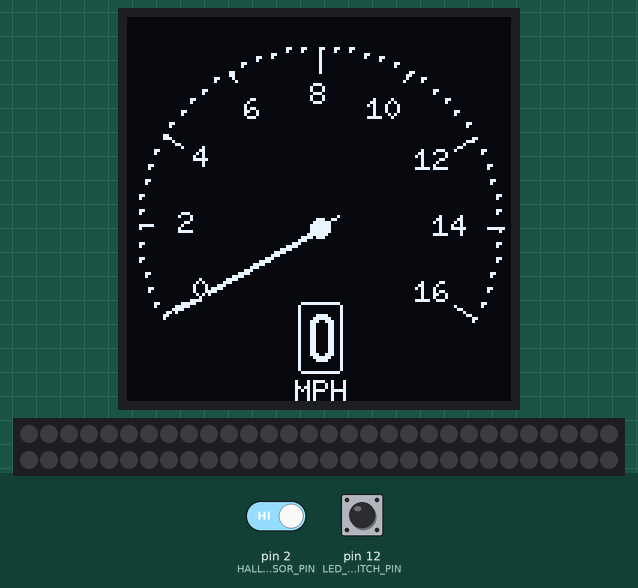
A sketch run on a simulated Arduino Uno, built with avr-gcc and run on an emulated ATmega328P. On the bench: 128×128 one-colour display, 60 RGB LEDs in strip order, left to right, continuing on the next row. The inputs (shaded band) are chosen by the test bench; at power-on: pin 12 (LED_SWITCH_PIN) HIGH, pin 2 (HALL_SENSOR_PIN) HIGH. Dim RGB values are drawn brighter than linear; what the sketch prints to the serial monitor is not drawn.

Above: at 1.7 s.
1.8 s: pin 12 (LED_SWITCH_PIN) pulled LOW for 1.1 s
At 3.3 s:
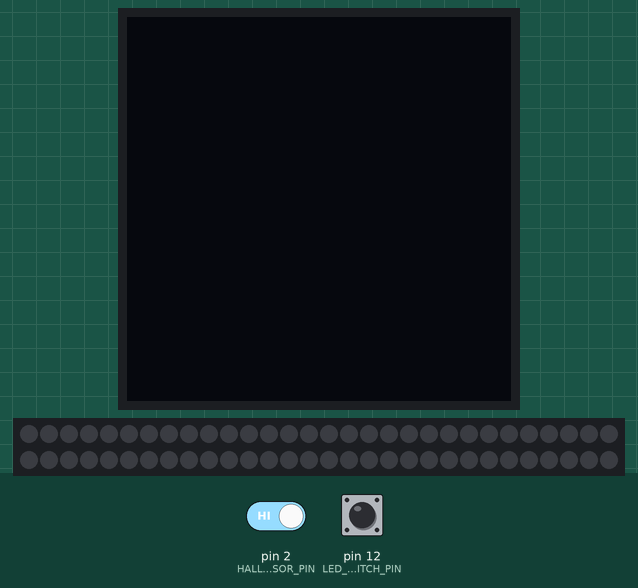
4.4 s: pin 12 (LED_SWITCH_PIN) pulled LOW for 1.1 s
At 5.35 s:
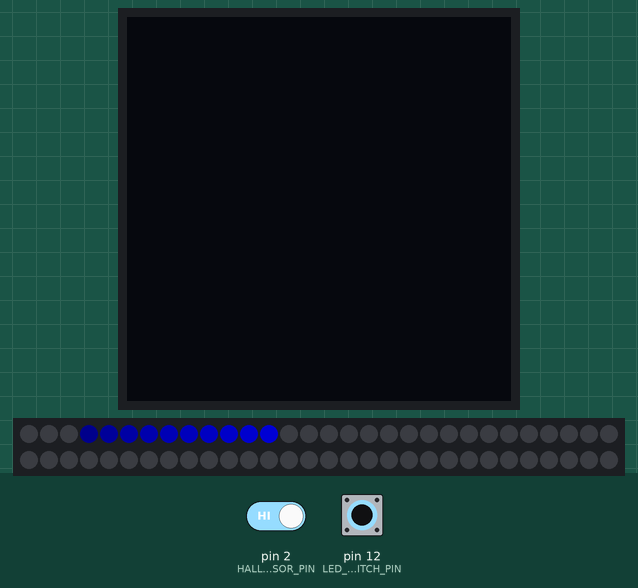
7.0 s: pin 12 (LED_SWITCH_PIN) pulled LOW for 3.2 s
At 7.94 s:
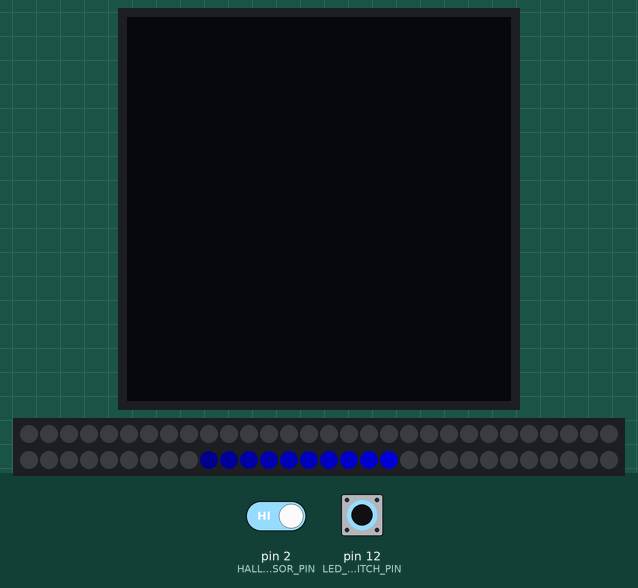
Timing chart, 0 to 10.0 s (numbered marks = the images above; inputs shaded):
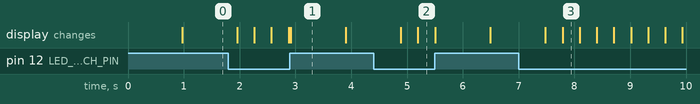

The sketch:

oled_speedometer.ino
```cpp
#include <SPI.h>
#include <U8g2lib.h>
#include <math.h>
#include <Adafruit_NeoPixel.h>

#ifdef __AVR__
#include <avr/power.h>  // Required for 16 MHz Adafruit Trinket
#endif

// Display setup - adjust pins as needed
#define OLED_CS 10
#define OLED_DC 7
#define OLED_RESET 8

U8G2_SSD1327_MIDAS_128X128_1_4W_HW_SPI u8g2(U8G2_R0, OLED_CS, OLED_DC, OLED_RESET);

// NeoPixels
#define LED_SWITCH_PIN 12
#define LED_DATA_PIN 5
#define LED_COUNT 60  // How many NeoPixels are attached to the Arduino?

// Declare our NeoPixel strip object:
Adafruit_NeoPixel strip(LED_COUNT, LED_DATA_PIN, NEO_GRB + NEO_KHZ800);

// Speedometer parameters
#define SPEEDO_CENTER_X 64
#define SPEEDO_CENTER_Y 70
#define SPEEDO_RADIUS 60
#define MAX_SPEED 16

// Hall sensor setup
#define HALL_SENSOR_PIN 2  // Use interrupt pin (pin 2 or 3 on most Arduinos)

// Speed calculation parameters
#define WHEEL_CIRCUMFERENCE_MM 798.0  // Adjust for your scooter wheel (10" wheel ≈ 798mm circumference)
#define MAGNETS_PER_REVOLUTION 2      // Number of magnets on the wheel
#define MIN_PULSE_INTERVAL 50         // Minimum ms between pulses to avoid bouncing

// Speed measurement variables
volatile unsigned long lastPulseTime = 0;
volatile unsigned long pulseInterval = 0;
volatile bool newPulseReceived = false;

float currentSpeedMph = 0.0;
unsigned long lastSpeedUpdate = 0;
unsigned long speedTimeout = 3000;  // Reset speed to 0 if no pulse for 3 seconds

bool currentLightsSwitchState = false;

void setup() {
  Serial.begin(9600);

  pinMode(LED_SWITCH_PIN, INPUT_PULLUP);
  currentLightsSwitchState = isLightsSwitchOn();

  // Setup hall sensor interrupt
  pinMode(HALL_SENSOR_PIN, INPUT_PULLUP);
  attachInterrupt(digitalPinToInterrupt(HALL_SENSOR_PIN), hallSensorISR, FALLING);

  u8g2.begin();

#if defined(__AVR_ATtiny85__) && (F_CPU == 16000000)
  clock_prescale_set(clock_div_1);
#endif
  strip.begin();             // INITIALIZE NeoPixel strip object (REQUIRED)
  strip.show();              // Turn OFF all pixels ASAP
  strip.setBrightness(128);  // Set BRIGHTNESS to about 50% (max = 255)

  Serial.println("Scooter Speedometer Ready");
}

void loop() {
  // Update speed calculation
  updateSpeed();

  bool mostRecentLightsSwitchState = isLightsSwitchOn();

  if (mostRecentLightsSwitchState != currentLightsSwitchState) {
    clearStrip();
    clearDisplay();
  }

  currentLightsSwitchState = mostRecentLightsSwitchState;

  if (currentLightsSwitchState) {
    runningLights(currentSpeedMph, 10, 2);
    delay(30);
  } else {
    drawClassicSpeedometer((int)currentSpeedMph);
  }

  // delay(50);  // Update display ~20 times per second
  // colorWipe(valueToColor(currentSpeedMph), 10);  // Red
  // colorWipe(strip.Color(  0, 255,   0), 50); // Green
  // colorWipe(strip.Color(  0,   0, 255), 50); // Blue
  // strip.clear();               //   Set all pixels in RAM to 0 (off)
  // theaterChase(strip.Color(255, 0, 0), 30);

  // currentSpeedMph++;
  // if (currentSpeedMph > 16) currentSpeedMph = 1;
}

/**
 * Update speed calculation based on hall sensor pulses
 */
void updateSpeed() {
  // Check if we received a new pulse
  if (newPulseReceived) {
    newPulseReceived = false;
    lastSpeedUpdate = millis();

    // Calculate speed
    // Speed = (wheel circumference / magnets per rev) / time interval
    // Convert from inches per millisecond to miles per hour
    if (pulseInterval > 0) {
      float distancePerPulseMm = WHEEL_CIRCUMFERENCE_MM / MAGNETS_PER_REVOLUTION;
      float mmPerMs = distancePerPulseMm / pulseInterval;
      float mmPerHour = mmPerMs * 3600000.0;    // ms to hours conversion (1000ms * 3600s)
      currentSpeedMph = mmPerHour / 1609344.0;  // mm to miles conversion (1 mile = 1,609,344 mm)

      // Apply smoothing filter to reduce jitter
      static float filteredSpeed = 0;
      filteredSpeed = (filteredSpeed * 0.7) + (currentSpeedMph * 0.3);
      currentSpeedMph = filteredSpeed;

      // Limit maximum displayed speed for safety
      if (currentSpeedMph > MAX_SPEED) {
        currentSpeedMph = MAX_SPEED;
      }
    }
  }

  // Reset speed to 0 if no pulse received for timeout period
  if (millis() - lastSpeedUpdate > speedTimeout) {
    currentSpeedMph = 0.0;
  }
}

bool isLightsSwitchOn() {
  return digitalRead(LED_SWITCH_PIN) == LOW;
}

void clearDisplay() {
  u8g2.firstPage();
  do {
    // do nothing
  } while (u8g2.nextPage());
}

void clearStrip() {
  strip.clear();
  strip.show();
}

uint32_t valueToColor(float value) {
  const float deltaVal = 2.0f;
  const float minVal = 0 + deltaVal;
  const float maxVal = MAX_SPEED - deltaVal;

  // Clamp
  if (value <= minVal) {
    return strip.Color(0, 0, 255);  // Blue
  }
  if (value >= maxVal) {
    return strip.Color(255, 0, 0);  // Red
  }

  // Normalize [0,1]
  float t = (value - minVal) / (maxVal - minVal);

  // Hue interpolation (240°=blue → 0°=red)
  float hue = (1.0f - t) * 240.0f;
  float saturation = 1.0f;
  float v = 1.0f;

  float c = v * saturation;
  float x = c * (1 - fabs(fmod(hue / 60.0f, 2) - 1));
  float m = v - c;

  float r1, g1, b1;
  if (hue < 60) {
    r1 = c;
    g1 = x;
    b1 = 0;
  } else if (hue < 120) {
    r1 = x;
    g1 = c;
    b1 = 0;
  } else if (hue < 180) {
    r1 = 0;
    g1 = c;
    b1 = x;
  } else if (hue < 240) {
    r1 = 0;
    g1 = x;
    b1 = c;
  } else {
    r1 = c;
    g1 = 0;
    b1 = x;
  }

  int r = (int)((r1 + m) * 255);
  int g = (int)((g1 + m) * 255);
  int b = (int)((b1 + m) * 255);

  return strip.Color(r, g, b);
}

void runningLights(float value, int tailLength, int speed) {
  static int head = 0;
  uint32_t baseColor = valueToColor(value);

  uint8_t rBase = (baseColor >> 16) & 0xFF;
  uint8_t gBase = (baseColor >> 8) & 0xFF;
  uint8_t bBase = (baseColor)&0xFF;

  strip.clear();

  for (int i = 0; i < tailLength; i++) {
    int pos = (head - i + 60) % 60;

    float fade = 1.0f - (float)i / tailLength;
    uint8_t r = (uint8_t)(rBase * fade);
    uint8_t g = (uint8_t)(gBase * fade);
    uint8_t b = (uint8_t)(bBase * fade);

    strip.setPixelColor(pos, strip.Color(r, g, b));
  }

  strip.show();

  // Move the comet by more than 1 pixel per frame
  head = (head + speed) % 60;
}


/**
 * Interrupt Service Routine for hall sensor
 */
void hallSensorISR() {
  unsigned long currentTime = millis();

  // Debounce - ignore pulses that are too close together
  if (currentTime - lastPulseTime > MIN_PULSE_INTERVAL) {
    pulseInterval = currentTime - lastPulseTime;
    lastPulseTime = currentTime;
    newPulseReceived = true;
  }
}

/**
 * Main function to draw the complete speedometer
 */
void drawClassicSpeedometer(int speed) {
  u8g2.firstPage();

  do {
    // Draw the outer circle/arc
    drawSpeedometerArc();

    // Draw tick marks and numbers
    drawSpeedometerTicks();

    // // Draw the needle pointing to current speed
    drawSpeedometerNeedle(speed);

    // // Draw center dot
    u8g2.drawDisc(SPEEDO_CENTER_X, SPEEDO_CENTER_Y, 3);

    // // Draw digital readout
    drawSpeedNumber(speed);
  } while (u8g2.nextPage());
}

/**
 * Draw the outer arc of the speedometer
 * Classic design uses roughly 240 degrees (from 7:30 to 4:30 on a clock)
 */
void drawSpeedometerArc() {
  // Draw main arc - we'll draw it as segments
  for (int angle = 150; angle <= 390; angle += 5) {
    float radian = angle * PI / 180.0;
    int x = SPEEDO_CENTER_X + cos(radian) * SPEEDO_RADIUS;
    int y = SPEEDO_CENTER_Y + sin(radian) * SPEEDO_RADIUS;
    u8g2.drawPixel(x, y);

    // Make it thicker
    u8g2.drawPixel(x + 1, y);
    u8g2.drawPixel(x, y + 1);
  }
}

/**
 * Draw tick marks and speed numbers
 */
void drawSpeedometerTicks() {
  u8g2.setFont(u8g2_font_6x10_tr);

  for (int speed = 0; speed <= MAX_SPEED; speed += 2) {
    // Calculate angle for this speed (150° to 390° span)
    float angle = 150 + (speed * 240.0 / MAX_SPEED);
    float radian = angle * PI / 180.0;

    // Determine tick length (longer for major marks)
    int tickLength = (speed % 4 == 0) ? 8 : 4;

    // Outer point of tick
    int x1 = SPEEDO_CENTER_X + cos(radian) * SPEEDO_RADIUS;
    int y1 = SPEEDO_CENTER_Y + sin(radian) * SPEEDO_RADIUS;

    // Inner point of tick
    int x2 = SPEEDO_CENTER_X + cos(radian) * (SPEEDO_RADIUS - tickLength);
    int y2 = SPEEDO_CENTER_Y + sin(radian) * (SPEEDO_RADIUS - tickLength);

    // Draw the tick mark
    u8g2.drawLine(x1, y1, x2, y2);

    // Draw numbers for major ticks (every 2)
    if (speed % 2 == 0) {
      int textX = SPEEDO_CENTER_X + cos(radian) * (SPEEDO_RADIUS - 16);
      int textY = SPEEDO_CENTER_Y + sin(radian) * (SPEEDO_RADIUS - 16);

      char speedText[4];
      sprintf(speedText, "%d", speed);

      // Center the text roughly
      textX -= strlen(speedText) * 3;
      textY += 3;

      u8g2.drawStr(textX, textY, speedText);
    }
  }
}

/**
 * Draw the speedometer needle
 */
void drawSpeedometerNeedle(int speed) {
  // Calculate needle angle
  float angle = 150 + (speed * 240.0 / MAX_SPEED);
  float radian = angle * PI / 180.0;

  // Needle tip coordinates
  int tipX = SPEEDO_CENTER_X + cos(radian) * (SPEEDO_RADIUS - 5);
  int tipY = SPEEDO_CENTER_Y + sin(radian) * (SPEEDO_RADIUS - 5);

  // Draw main needle line
  u8g2.drawLine(SPEEDO_CENTER_X, SPEEDO_CENTER_Y, tipX, tipY);

  // Draw needle with some thickness
  u8g2.drawLine(SPEEDO_CENTER_X + 1, SPEEDO_CENTER_Y, tipX + 1, tipY);
  u8g2.drawLine(SPEEDO_CENTER_X, SPEEDO_CENTER_Y + 1, tipX, tipY + 1);

  // Optional: draw a small tail on the opposite side
  int tailX = SPEEDO_CENTER_X - cos(radian) * 8;
  int tailY = SPEEDO_CENTER_Y - sin(radian) * 8;
  u8g2.drawLine(SPEEDO_CENTER_X, SPEEDO_CENTER_Y, tailX, tailY);
}

/**
 * Draw digital speed display
 */
void drawSpeedNumber(int speed) {
  u8g2.setFont(u8g2_font_logisoso16_tr);

  char speedText[4];
  sprintf(speedText, "%d", speed);

  // Position at bottom center
  int textWidth = u8g2.getStrWidth(speedText);
  int x = SPEEDO_CENTER_X - textWidth / 2;
  int y = 115;

  // Draw background box
  u8g2.drawRFrame(x - 3, y - 20, textWidth + 6, 24, 2);

  // Draw the speed number
  u8g2.drawStr(x, y, speedText);

  // Draw "MPH" label
  u8g2.setFont(u8g2_font_6x10_tr);
  u8g2.drawStr(SPEEDO_CENTER_X - 8, 128, "MPH");
}

void colorWipe(uint32_t color, int wait) {
  for (int i = 0; i < strip.numPixels(); i++) {  // For each pixel in strip...
    strip.setPixelColor(i, color);               //  Set pixel's color (in RAM)
    strip.show();                                //  Update strip to match
    delay(wait);                                 //  Pause for a moment
  }
}

// Theater-marquee-style chasing lights. Pass in a color (32-bit value,
// a la strip.Color(r,g,b) as mentioned above), and a delay time (in ms)
// between frames.
void theaterChase(uint32_t color, int wait) {
  for (int a = 0; a < 10; a++) {   // Repeat 10 times...
    for (int b = 0; b < 3; b++) {  //  'b' counts from 0 to 2...
      strip.clear();               //   Set all pixels in RAM to 0 (off)
      // 'c' counts up from 'b' to end of strip in steps of 3...
      for (int c = b; c < strip.numPixels(); c += 3) {
        strip.setPixelColor(c, color);  // Set pixel 'c' to value 'color'
      }
      strip.show();  // Update strip with new contents
      delay(wait);   // Pause for a moment
    }
  }
}
```

Measured:
- after the input at 1.8 s, the display: changes after 0.16 s (image 1)
- after the input at 4.4 s, the display: first changes after 0.49 s (image 2 shows a later state)
- after the input at 7.0 s, the display: first changes after 0.48 s (image 3 shows a later state)
- what the display in image 1 shows lasts 1.0 s, from 2.9 s to 3.9 s
